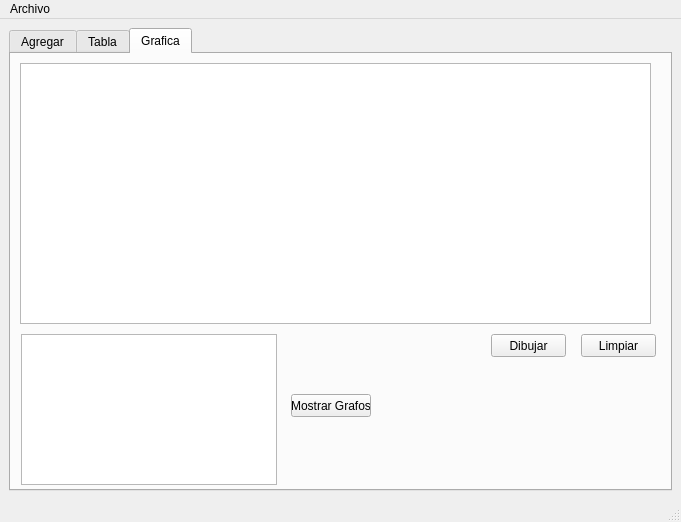
<?xml version="1.0" encoding="UTF-8"?>
<ui version="4.0">
 <class>MainWindow</class>
 <widget class="QMainWindow" name="MainWindow">
  <property name="geometry">
   <rect>
    <x>0</x>
    <y>0</y>
    <width>681</width>
    <height>522</height>
   </rect>
  </property>
  <property name="windowTitle">
   <string>MainWindow</string>
  </property>
  <widget class="QWidget" name="centralwidget">
   <layout class="QGridLayout" name="gridLayout_3">
    <item row="0" column="0">
     <widget class="QTabWidget" name="tabWidget">
      <property name="currentIndex">
       <number>2</number>
      </property>
      <widget class="QWidget" name="tab_3">
       <attribute name="title">
        <string>Agregar</string>
       </attribute>
       <layout class="QGridLayout" name="gridLayout_2">
        <item row="0" column="0">
         <widget class="QGroupBox" name="groupBox">
          <property name="title">
           <string>Particulas</string>
          </property>
          <layout class="QGridLayout" name="gridLayout">
           <item row="0" column="1">
            <widget class="QLineEdit" name="ide_lineEdit"/>
           </item>
           <item row="3" column="0">
            <widget class="QLabel" name="label_4">
             <property name="text">
              <string>Destino X</string>
             </property>
            </widget>
           </item>
           <item row="7" column="1">
            <widget class="QSpinBox" name="red_spinBox_7">
             <property name="maximum">
              <number>255</number>
             </property>
            </widget>
           </item>
           <item row="9" column="1">
            <widget class="QSpinBox" name="blue_spinBox_9">
             <property name="maximum">
              <number>255</number>
             </property>
            </widget>
           </item>
           <item row="8" column="1">
            <widget class="QSpinBox" name="green_spinBox_8">
             <property name="maximum">
              <number>255</number>
             </property>
            </widget>
           </item>
           <item row="1" column="0">
            <widget class="QLabel" name="label_2">
             <property name="text">
              <string>Origen en X</string>
             </property>
            </widget>
           </item>
           <item row="7" column="0">
            <widget class="QLabel" name="label_8">
             <property name="text">
              <string>Red</string>
             </property>
            </widget>
           </item>
           <item row="6" column="0">
            <widget class="QLabel" name="label_7">
             <property name="text">
              <string>Color (RGB)</string>
             </property>
            </widget>
           </item>
           <item row="0" column="0">
            <widget class="QLabel" name="label">
             <property name="text">
              <string>Id</string>
             </property>
            </widget>
           </item>
           <item row="2" column="0">
            <widget class="QLabel" name="label_3">
             <property name="text">
              <string>Origen en Y</string>
             </property>
            </widget>
           </item>
           <item row="2" column="1">
            <widget class="QSpinBox" name="origeny_spinBox_3">
             <property name="maximum">
              <number>500</number>
             </property>
            </widget>
           </item>
           <item row="5" column="0">
            <widget class="QLabel" name="label_6">
             <property name="text">
              <string>Velocidad</string>
             </property>
            </widget>
           </item>
           <item row="8" column="0">
            <widget class="QLabel" name="label_9">
             <property name="text">
              <string>Green</string>
             </property>
            </widget>
           </item>
           <item row="11" column="0" colspan="2">
            <widget class="QPushButton" name="agregarinicio_pushButton">
             <property name="text">
              <string>Agregar Inicio</string>
             </property>
            </widget>
           </item>
           <item row="5" column="1">
            <widget class="QLineEdit" name="velocidad_lineEdit_2"/>
           </item>
           <item row="1" column="1">
            <widget class="QSpinBox" name="origenx_spinBox_2">
             <property name="maximum">
              <number>500</number>
             </property>
            </widget>
           </item>
           <item row="4" column="1">
            <widget class="QSpinBox" name="destinoy_spinBox_5">
             <property name="maximum">
              <number>500</number>
             </property>
            </widget>
           </item>
           <item row="12" column="0" colspan="2">
            <widget class="QPushButton" name="pushButton">
             <property name="text">
              <string>Mostrar</string>
             </property>
            </widget>
           </item>
           <item row="9" column="0">
            <widget class="QLabel" name="label_10">
             <property name="text">
              <string>Blue</string>
             </property>
            </widget>
           </item>
           <item row="10" column="0" colspan="2">
            <widget class="QPushButton" name="agregarfinal_pushButton">
             <property name="text">
              <string>Agregar Final</string>
             </property>
            </widget>
           </item>
           <item row="3" column="1">
            <widget class="QSpinBox" name="destinox_spinBox_4">
             <property name="maximum">
              <number>500</number>
             </property>
            </widget>
           </item>
           <item row="4" column="0">
            <widget class="QLabel" name="label_5">
             <property name="text">
              <string>Destino Y</string>
             </property>
            </widget>
           </item>
          </layout>
         </widget>
        </item>
        <item row="0" column="1">
         <widget class="QPlainTextEdit" name="plainTextEdit"/>
        </item>
       </layout>
      </widget>
      <widget class="QWidget" name="tab_4">
       <attribute name="title">
        <string>Tabla</string>
       </attribute>
       <layout class="QGridLayout" name="gridLayout_4">
        <item row="2" column="3">
         <widget class="QPushButton" name="velocidad_boton_orde">
          <property name="text">
           <string>Velocidad</string>
          </property>
         </widget>
        </item>
        <item row="1" column="0">
         <widget class="QLineEdit" name="buscar_lineEdit">
          <property name="placeholderText">
           <string>Id </string>
          </property>
         </widget>
        </item>
        <item row="0" column="0" colspan="4">
         <widget class="QTableWidget" name="tabla"/>
        </item>
        <item row="2" column="1">
         <widget class="QPushButton" name="id_botonorde">
          <property name="text">
           <string>Id</string>
          </property>
         </widget>
        </item>
        <item row="1" column="1">
         <widget class="QPushButton" name="buscar_pushButton_2">
          <property name="text">
           <string>Buscar</string>
          </property>
         </widget>
        </item>
        <item row="2" column="2">
         <widget class="QPushButton" name="distancia_botonorde">
          <property name="text">
           <string>Distancia</string>
          </property>
         </widget>
        </item>
        <item row="1" column="2" colspan="2">
         <widget class="QPushButton" name="mostrar__tabla_pushButton_3">
          <property name="text">
           <string>Mostrar</string>
          </property>
         </widget>
        </item>
       </layout>
      </widget>
      <widget class="QWidget" name="tab">
       <attribute name="title">
        <string>Grafica</string>
       </attribute>
       <widget class="QPushButton" name="dibujar">
        <property name="geometry">
         <rect>
          <x>480</x>
          <y>280</y>
          <width>75</width>
          <height>23</height>
         </rect>
        </property>
        <property name="text">
         <string>Dibujar</string>
        </property>
       </widget>
       <widget class="QPushButton" name="limpiar">
        <property name="geometry">
         <rect>
          <x>570</x>
          <y>280</y>
          <width>75</width>
          <height>23</height>
         </rect>
        </property>
        <property name="text">
         <string>Limpiar</string>
        </property>
       </widget>
       <widget class="QGraphicsView" name="graphicsView">
        <property name="geometry">
         <rect>
          <x>9</x>
          <y>9</y>
          <width>631</width>
          <height>261</height>
         </rect>
        </property>
       </widget>
       <widget class="QPlainTextEdit" name="grafos_plainTextEdit_2">
        <property name="geometry">
         <rect>
          <x>10</x>
          <y>280</y>
          <width>256</width>
          <height>151</height>
         </rect>
        </property>
       </widget>
       <widget class="QPushButton" name="grafos_pushButton_2">
        <property name="geometry">
         <rect>
          <x>280</x>
          <y>340</y>
          <width>80</width>
          <height>23</height>
         </rect>
        </property>
        <property name="text">
         <string>Mostrar Grafos</string>
        </property>
       </widget>
      </widget>
     </widget>
    </item>
   </layout>
  </widget>
  <widget class="QMenuBar" name="menubar">
   <property name="geometry">
    <rect>
     <x>0</x>
     <y>0</y>
     <width>681</width>
     <height>21</height>
    </rect>
   </property>
   <widget class="QMenu" name="menuArchivo">
    <property name="title">
     <string>Archivo</string>
    </property>
    <addaction name="actionAbrir"/>
    <addaction name="actionGuardar"/>
   </widget>
   <addaction name="menuArchivo"/>
  </widget>
  <widget class="QStatusBar" name="statusbar"/>
  <action name="actionAbrir">
   <property name="text">
    <string>Abrir</string>
   </property>
   <property name="shortcut">
    <string>Ctrl+O</string>
   </property>
  </action>
  <action name="actionGuardar">
   <property name="text">
    <string>Guardar</string>
   </property>
   <property name="shortcut">
    <string>Ctrl+D</string>
   </property>
  </action>
 </widget>
 <resources/>
 <connections/>
</ui>
